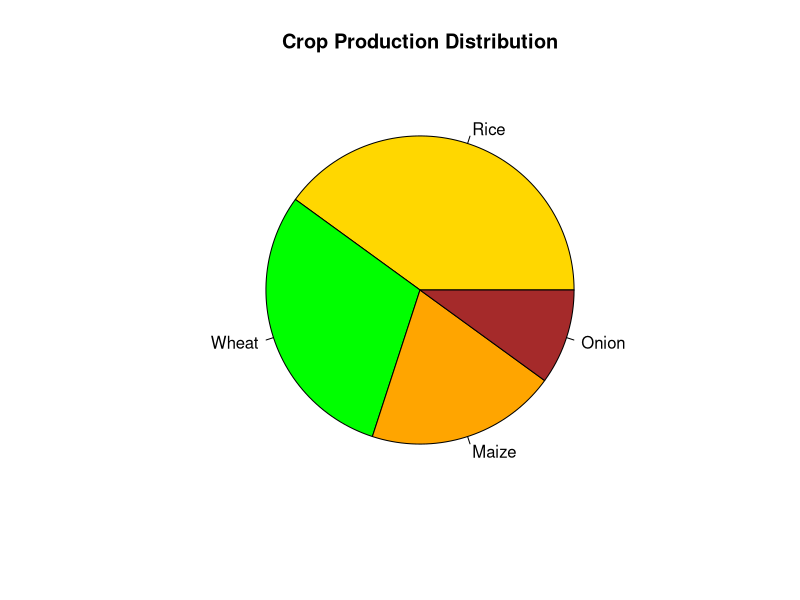
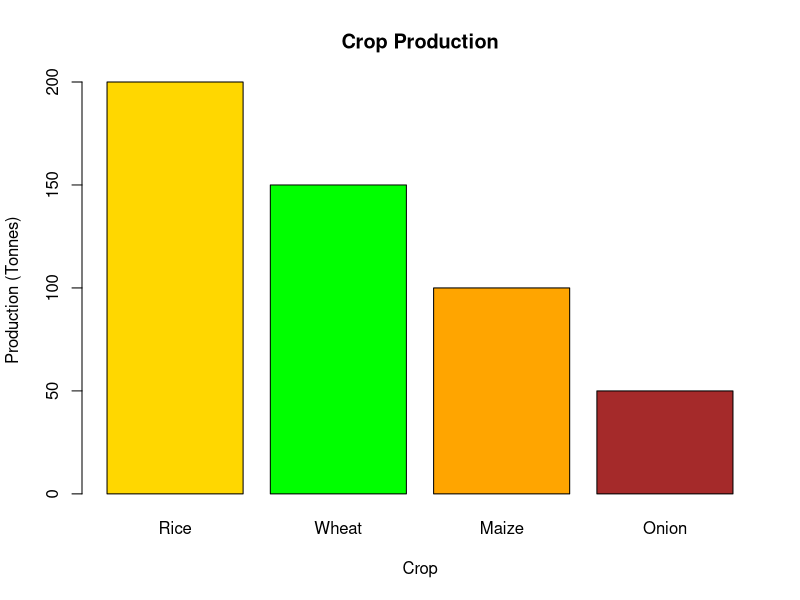

These charts were generated, in order, by the following R code:
# 5. Agricultural Crop Production
# Scenario:
# Visualize crop production.

# Question:
# Create pie chart and bar chart.

crop <- c("Rice", "Wheat", "Maize", "Onion")
production <- c(200, 150, 100, 50)

# Pie Chart
pie(
  production,
  labels = crop,
  main = "Crop Production Distribution",
  col = c("gold", "green", "orange", "brown")
)

# Bar Chart
barplot(
  production,
  names.arg = crop,
  main = "Crop Production",
  xlab = "Crop",
  ylab = "Production (Tonnes)",
  col = c("gold", "green", "orange", "brown")
)
